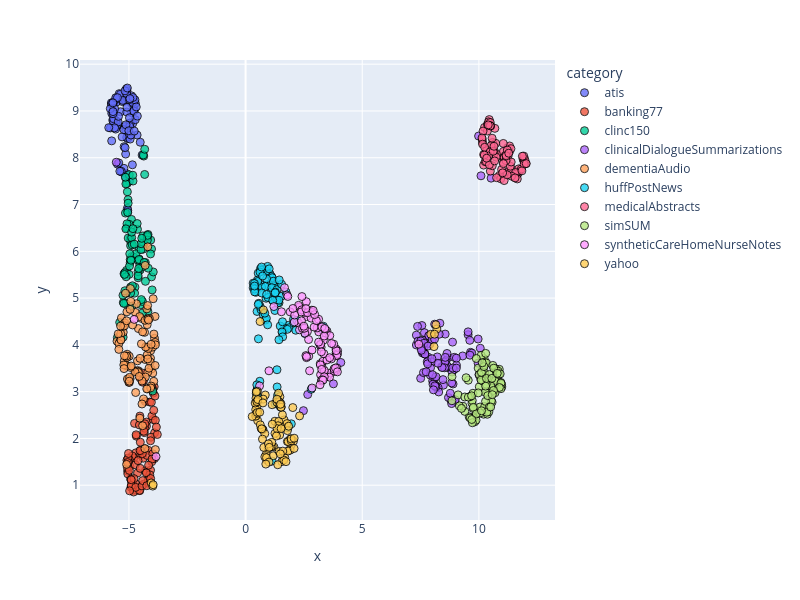

The notebook cell saved with this chart:
### Code cell
dimensionality_reduction_plots(file_paths="./outputsTest/*/mean_model_zero_shot_classification.csv")

### Figure 1 — Plotly figure (JSON) as saved in the notebook; plotly's stock layout.template omitted (floating-point values rounded to 4 significant figures)
{"data": [{"customdata": [["atis_199"], ["atis_12"], ["atis_115"], ["atis_276"], ["atis_188"], ["atis_137"], ["atis_177"], ["atis_106"], ["atis_100"], ["atis_267"], ["atis_112"], ["atis_126"], ["atis_120"], ["atis_239"], ["atis_101"], ["atis_153"], ["atis_13"], ["atis_101"], ["atis_136"], ["atis_212"], ["atis_230"], ["atis_112"], ["atis_122"], ["atis_156"], ["atis_232"], ["atis_3"], ["atis_171"], ["atis_187"], ["atis_151"], ["atis_10"], ["atis_154"], ["atis_425"], ["atis_185"], ["atis_25"], ["atis_148"], ["atis_134"], ["atis_188"], ["atis_193"], ["atis_129"], ["atis_109"], ["atis_180"], ["atis_275"], ["atis_124"], ["atis_10"], ["atis_210"], ["atis_118"], ["atis_206"], ["atis_138"], ["atis_15"], ["atis_227"], ["atis_13"], ["atis_218"], ["atis_20"], ["atis_150"], ["atis_110"], ["atis_164"], ["atis_116"], ["atis_152"], ["atis_132"], ["atis_144"], ["atis_128"], ["atis_117"], ["atis_217"], ["atis_17"], ["atis_168"], ["atis_15"], ["atis_10"], ["atis_100"], ["atis_130"], ["atis_111"], ["atis_150"], ["atis_544"], ["atis_145"], ["atis_108"], ["atis_270"], ["atis_209"], ["atis_118"], ["atis_117"], ["atis_304"], ["atis_128"], ["atis_101"], ["atis_210"], ["atis_204"], ["atis_157"], ["atis_11"], ["atis_268"], ["atis_116"], ["atis_148"], ["atis_112"], ["atis_198"], ["atis_125"], ["atis_0"], ["atis_128"], ["atis_129"], ["atis_199"], ["atis_105"], ["atis_257"], ["atis_108"], ["atis_153"], ["atis_11"]], "hovertemplate": "category=atis<br>x=%{x}<br>y=%{y}<br>doc_id=%{customdata[0]}<extra></extra>", "legendgroup": "atis", "marker": {"color": "#636efa", "line": {"color": "black", "width": 1}, "opacity": 0.8, "size": 8, "symbol": "circle"}, "mode": "markers", "name": "atis", "orientation": "v", "showlegend": true, "type": "scatter", "x": [-5.318, -4.761, -4.435, -5.75, -4.98, -4.806, -5.552, -4.884, -4.89, -4.9, -5.206, -5.415, -5.793, -4.649, -5.478, -5.14, -5.752, -5.262, -4.967, -5.143, -5.646, -5.107, -5.695, -4.783, -5.481, -4.852, -4.952, -5.056, -5.525, -5.367, -4.724, -5.564, -5.363, -5.085, -4.838, -5.692, -5.215, -5.092, -5.489, -5.065, -5.547, -5.109, -5.568, -5.669, -4.942, -5.657, -5.106, -5.736, -5.677, -5.14, -4.791, -5.163, -5.329, -4.781, -4.981, -4.967, -4.727, -5.545, -5.134, -5.39, -5.06, -5.462, -5.056, -5.258, -4.515, -5.615, -5.093, -5.447, -5.435, -4.948, -4.915, -5.082, -5.865, -5.291, -5.694, -5.216, -5.566, -5.126, -4.978, -5.614, -4.838, -5.679, -5.068, -5.739, -5.797, -5.168, -5.003, -4.639, -5.163, -5.068, -5.492, -5.688, -4.74, -4.771, -4.982, -4.827, -5.05, -5.682, -4.686, -4.958], "xaxis": "x", "y": [7.696, 9.017, 8.057, 9.146, 7.496, 9.1, 8.787, 8.963, 9.323, 9.171, 8.236, 9.37, 8.637, 8.486, 9.232, 8.079, 9.173, 9.198, 8.736, 9.222, 8.932, 7.662, 9.005, 9.223, 8.702, 7.849, 8.705, 9.249, 8.661, 9.355, 9.162, 8.792, 8.982, 9.429, 8.734, 8.805, 7.773, 8.977, 7.863, 9.33, 9.184, 9.472, 8.613, 8.774, 8.745, 8.834, 9.375, 8.947, 9.156, 7.582, 8.999, 8.666, 7.711, 9.219, 8.466, 8.669, 8.814, 9.254, 8.578, 7.711, 6.836, 8.765, 8.408, 9.224, 8.332, 8.64, 8.433, 8.885, 7.89, 8.398, 8.485, 9.08, 8.644, 8.446, 9.18, 8.6, 9.283, 8.705, 8.854, 9.049, 9.181, 8.942, 6.917, 8.361, 9.049, 9.43, 8.577, 8.89, 8.215, 9.491, 9.285, 9.173, 9.238, 8.57, 9.242, 9.288, 6.876, 8.986, 9.086, 9.265], "yaxis": "y"}, {"customdata": [["atis_303"], ["atis_171"], ["atis_196"], ["atis_294"], ["atis_199"], ["atis_146"], ["atis_243"], ["atis_116"], ["atis_119"], ["atis_297"], ["atis_275"], ["atis_159"], ["atis_299"], ["atis_245"], ["atis_146"], ["atis_194"], ["atis_143"], ["atis_170"], ["atis_15"], ["atis_283"], ["atis_234"], ["atis_220"], ["atis_222"], ["atis_211"], ["atis_410"], ["atis_343"], ["atis_196"], ["atis_252"], ["atis_166"], ["atis_271"], ["atis_223"], ["atis_475"], ["atis_216"], ["atis_289"], ["atis_15"], ["atis_15"], ["atis_239"], ["atis_372"], ["atis_185"], ["atis_22"], ["atis_236"], ["atis_276"], ["atis_130"], ["atis_133"], ["atis_249"], ["atis_155"], ["atis_249"], ["atis_176"], ["atis_249"], ["atis_257"], ["atis_168"], ["atis_290"], ["atis_27"], ["atis_200"], ["atis_215"], ["atis_18"], ["atis_146"], ["atis_158"], ["atis_151"], ["atis_189"], ["atis_225"], ["atis_233"], ["atis_255"], ["atis_239"], ["atis_221"], ["atis_161"], ["atis_126"], ["atis_148"], ["atis_154"], ["atis_118"], ["atis_297"], ["atis_586"], ["atis_195"], ["atis_128"], ["atis_303"], ["atis_305"], ["atis_283"], ["atis_169"], ["atis_314"], ["atis_196"], ["atis_246"], ["atis_259"], ["atis_271"], ["atis_182"], ["atis_380"], ["atis_330"], ["atis_173"], ["atis_383"], ["atis_359"], ["atis_334"], ["atis_136"], ["atis_134"], ["atis_158"], ["atis_144"], ["atis_216"], ["atis_208"], ["atis_271"], ["atis_166"], ["atis_211"], ["atis_24"]], "hovertemplate": "category=banking77<br>x=%{x}<br>y=%{y}<br>doc_id=%{customdata[0]}<extra></extra>", "legendgroup": "banking77", "marker": {"color": "#EF553B", "line": {"color": "black", "width": 1}, "opacity": 0.8, "size": 8, "symbol": "circle"}, "mode": "markers", "name": "banking77", "orientation": "v", "showlegend": true, "type": "scatter", "x": [-4.803, -4.958, -4.701, -4.292, -4.726, -5.055, -4.247, -4.308, -4.926, -4.497, -4.691, -4.168, -5.048, -4.912, -4.681, -5.067, -4.889, -4.342, -4.386, -4.3, -4.797, -4.758, -4.79, -4.365, -4.529, -4.729, -4.107, -5.085, -3.906, -4.982, -3.965, -4.219, -3.978, -4.25, -4.629, -4.016, -4.536, -4.708, -4.523, -3.936, -4.855, -4.984, -4.669, -4.232, -4.798, -4.516, -3.901, -4.051, -5.038, -4.155, -3.917, -4.322, -5.018, -4.61, -4.419, -4.503, -3.867, -4.021, -4.038, -3.782, -3.956, -4.905, -4.074, -4.011, -4.481, -3.886, -4.896, -4.897, 0.9096, -3.989, -4.359, -4.551, -4.183, -5.004, -4.426, -4.073, -4.546, -4.781, -4.105, -4.525, -4.365, -5.042, -4.905, -5.018, -4.71, -4.429, -4.009, -4.259, -4.175, -4.691, -4.44, -4.97, -4.158, -4.407, -4.317, -5.06, -4.069, -3.823, -4.512, -4.235], "xaxis": "x", "y": [1.002, 1.399, 1.691, 1.309, 3.444, 1.302, 2.35, 1.776, 1.139, 1.642, 0.9334, 1.745, 1.243, 0.9551, 2.048, 1.38, 1.135, 2.124, 1.577, 2.79, 0.8902, 2.322, 1.583, 1.023, 2.478, 1.437, 2.777, 1.535, 1.569, 1.317, 2.406, 1.637, 1.671, 2.261, 1.261, 2.478, 0.8838, 1.028, 3.294, 2.602, 1.625, 1.549, 0.8953, 1.271, 0.8548, 1.36, 2.119, 2.026, 1.493, 1.145, 3.105, 2.218, 1.506, 1.526, 3.203, 1.746, 2.386, 1.503, 2.773, 2.084, 2.969, 1.102, 1.95, 1.558, 1.731, 2.906, 0.9837, 0.9941, 1.54, 3.068, 2.153, 2.289, 1.044, 3.199, 1.675, 1.321, 0.8889, 1.141, 1.222, 1.739, 3.243, 1.578, 1.117, 1.678, 0.9536, 3.399, 3.052, 1.263, 1.105, 2.077, 0.9849, 0.8797, 1.427, 1.098, 2.312, 1.484, 1.143, 2.242, 1.92, 0.9893], "yaxis": "y"}, {"customdata": [["atis_356"], ["atis_200"], ["atis_317"], ["atis_361"], ["atis_220"], ["atis_246"], ["atis_305"], ["atis_122"], ["atis_220"], ["atis_520"], ["atis_297"], ["atis_181"], ["atis_309"], ["atis_378"], ["atis_247"], ["atis_234"], ["atis_189"], ["atis_226"], ["atis_156"], ["atis_34"], ["atis_253"], ["atis_299"], ["atis_290"], ["atis_252"], ["atis_418"], ["atis_360"], ["atis_256"], ["atis_320"], ["atis_315"], ["atis_28"], ["atis_249"], ["atis_559"], ["atis_251"], ["atis_297"], ["atis_305"], ["atis_20"], ["atis_426"], ["atis_376"], ["atis_233"], ["atis_220"], ["atis_256"], ["atis_279"], ["atis_164"], ["atis_298"], ["atis_270"], ["atis_185"], ["atis_251"], ["atis_280"], ["atis_368"], ["atis_265"], ["atis_201"], ["atis_436"], ["atis_337"], ["atis_273"], ["atis_394"], ["atis_220"], ["atis_32"], ["atis_18"], ["atis_242"], ["atis_229"], ["atis_292"], ["atis_261"], ["atis_317"], ["atis_274"], ["atis_277"], ["atis_207"], ["atis_141"], ["atis_268"], ["atis_165"], ["atis_191"], ["atis_318"], ["atis_642"], ["atis_369"], ["atis_155"], ["atis_347"], ["atis_344"], ["atis_487"], ["atis_174"], ["atis_321"], ["atis_230"], ["atis_274"], ["atis_372"], ["atis_282"], ["atis_2"], ["atis_405"], ["atis_349"], ["atis_209"], ["atis_395"], ["atis_389"], ["atis_389"], ["atis_258"], ["atis_200"], ["atis_197"], ["atis_239"], ["atis_230"], ["atis_240"], ["atis_325"], ["atis_223"], ["atis_286"], ["atis_259"]], "hovertemplate": "category=clinc150<br>x=%{x}<br>y=%{y}<br>doc_id=%{customdata[0]}<extra></extra>", "legendgroup": "clinc150", "marker": {"color": "#00cc96", "line": {"color": "black", "width": 1}, "opacity": 0.8, "size": 8, "symbol": "circle"}, "mode": "markers", "name": "clinc150", "orientation": "v", "showlegend": true, "type": "scatter", "x": [-4.944, -5.067, -5.238, -4.742, -5.077, -4.233, -4.559, -4.032, -5.038, -4.943, -4.757, -4.607, -5.149, -5.13, -5.104, 1.434, -4.825, -4.375, -4.925, -4.188, -4.031, -5.09, -4.89, -4.382, -4.522, -4.991, -5.138, -4.402, -4.874, -4.928, -5.083, -4.535, -4.797, -4.928, -4.562, -4.608, -4.608, -4.182, -4.394, -4.697, -4.482, -4.067, -5.033, -4.633, -3.957, -5.396, -4.489, -4.291, -4.859, -4.21, -4.297, -4.208, -4.364, -5.114, -5.21, -5.255, -4.985, -5.131, -5.031, -4.945, -5.22, -4.881, -5.178, -4.882, -3.98, -4.479, -4.927, -4.419, -4.387, -4.992, -5.052, -4.647, -4.849, -4.974, -4.201, -4.172, -4.87, -5.119, -4.005, -4.566, -4.45, -4.83, -4.324, -4.772, -4.835, -5.496, -4.468, -5.173, -4.326, -4.413, -4.35, -5.188, -4.604, -4.58, -5.151, -4.425, -4.074, -4.963, -5.249, -4.912], "xaxis": "x", "y": [5.764, 7.272, 4.908, 5.234, 7.449, 6.339, 5.835, 5.454, 7.105, 6.273, 5.105, 5.434, 6.817, 7.44, 5.592, 4.899, 7.502, 6.14, 6.206, 4.717, 6.05, 6.499, 6.681, 6.186, 5.599, 6.577, 4.882, 6.329, 5.889, 5.107, 6.588, 5.727, 5.88, 6.12, 6.043, 5.564, 5.811, 6.36, 6.046, 5.948, 6.036, 6.239, 7.029, 6.469, 5.558, 4.48, 4.86, 5.358, 6.139, 6.306, 5.761, 6.24, 8.036, 5.102, 5.52, 5.059, 7.637, 6.48, 6.283, 5.824, 4.887, 6.292, 5.542, 6.409, 3.012, 6.162, 5.236, 4.927, 8.058, 5.507, 6.831, 6.593, 5.263, 5.684, 6.341, 5.639, 4.829, 5.455, 5.174, 5.825, 6.278, 6.484, 8.181, 6.153, 7.626, 4.157, 4.967, 5.156, 7.643, 5.674, 5.76, 5.505, 5.476, 5.633, 7.583, 4.68, 5.943, 5.946, 4.165, 5.809], "yaxis": "y"}, {"customdata": [["atis_36"], ["atis_223"], ["atis_421"], ["atis_394"], ["atis_24"], ["atis_385"], ["atis_316"], ["atis_187"], ["atis_313"], ["atis_547"], ["atis_337"], ["atis_227"], ["atis_324"], ["atis_463"], ["atis_361"], ["atis_294"], ["atis_206"], ["atis_28"], ["atis_239"], ["atis_39"], ["atis_261"], ["atis_313"], ["atis_457"], ["atis_360"], ["atis_453"], ["atis_398"], ["atis_430"], ["atis_324"], ["atis_357"], ["atis_335"], ["atis_269"], ["atis_562"], ["atis_26"], ["atis_409"], ["atis_32"], ["atis_241"], ["atis_488"], ["atis_407"], ["atis_447"], ["atis_235"], ["atis_292"], ["atis_303"], ["atis_252"], ["atis_347"], ["atis_386"], ["atis_325"], ["atis_311"], ["atis_437"], ["atis_417"], ["atis_356"], ["atis_210"], ["atis_455"], ["atis_404"], ["atis_336"], ["atis_396"], ["atis_239"], ["atis_42"], ["atis_379"], ["atis_38"], ["atis_317"], ["atis_338"], ["atis_304"], ["atis_454"], ["atis_300"], ["atis_304"], ["atis_254"], ["atis_237"], ["atis_345"], ["atis_188"], ["atis_246"], ["atis_389"], ["atis_645"], ["atis_407"], ["atis_21"], ["atis_355"], ["atis_367"], ["atis_488"], ["atis_318"], ["atis_334"], ["atis_276"], ["atis_427"], ["atis_412"], ["atis_302"], ["atis_27"], ["atis_441"], ["atis_397"], ["atis_276"], ["atis_468"], ["atis_430"], ["atis_398"], ["atis_310"], ["atis_213"], ["atis_224"], ["atis_381"], ["atis_237"], ["atis_288"], ["atis_338"], ["atis_326"], ["atis_300"], ["atis_337"]], "hovertemplate": "category=clinicalDialogueSummarizations<br>x=%{x}<br>y=%{y}<br>doc_id=%{customdata[0]}<extra></extra>", "legendgroup": "clinicalDialogueSummarizations", "marker": {"color": "#ab63fa", "line": {"color": "black", "width": 1}, "opacity": 0.8, "size": 8, "symbol": "circle"}, "mode": "markers", "name": "clinicalDialogueSummarizations", "orientation": "v", "showlegend": true, "type": "scatter", "x": [9.304, 10.06, 8.672, 9.04, 9.965, 7.64, 8.019, 8.686, 4.083, 7.557, 7.504, 7.32, 8.794, 8.159, 8.97, 8.633, 7.619, 8.942, 8.871, 7.371, 7.908, 7.819, 7.842, 8.48, 7.666, 8.651, 7.599, 7.625, 9.64, 7.581, 8.985, 8.527, 8.329, 8.402, 8.585, 8.695, 7.853, 7.681, 8.092, 8.461, 10.52, 8.83, 7.32, 8.54, 8.251, 2.663, 7.583, 10.09, 9.538, 7.979, 7.683, 9.61, 8.893, 3.801, 9.698, 8.835, 7.391, 8.558, 9.035, 7.51, 9.967, 8.278, 8.102, 7.998, 8.528, 3.765, 7.926, 8.554, 7.785, 7.922, 8.031, 8.157, 7.651, 8.933, 8.422, 8.112, 7.821, 9.987, 9.617, 8.216, 9.538, 7.533, 7.805, 8.848, 2.48, -5.543, 8.774, 8.1, 7.534, 8.051, 8.246, 8.299, 7.986, 8.879, 8.16, 8.104, 9.033, 10.0, 7.74, 8.008], "xaxis": "x", "y": [3.763, 3.928, 3.726, 3.562, 3.609, 3.826, 3.227, 3.512, 3.624, 4.414, 3.284, 4.208, 2.828, 3.124, 2.794, 3.816, 3.929, 3.734, 4.059, 4.394, 4.019, 3.737, 4.194, 3.138, 4.261, 3.546, 4.099, 3.407, 3.84, 3.827, 2.827, 3.596, 4.463, 3.533, 3.66, 2.874, 4.195, 3.805, 3.171, 3.257, 7.564, 2.745, 3.998, 3.63, 3.086, 2.939, 3.859, 7.614, 4.217, 3.636, 3.805, 4.097, 3.164, 3.462, 3.824, 3.186, 4.079, 3.732, 3.717, 4.085, 4.125, 2.994, 3.293, 4.108, 3.511, 3.167, 3.509, 4.23, 3.637, 3.352, 3.159, 3.103, 4.035, 3.472, 3.515, 3.123, 3.974, 8.464, 3.78, 3.742, 4.278, 3.924, 3.595, 3.42, 2.594, 7.904, 2.966, 4.124, 3.884, 3.039, 3.607, 4.228, 3.704, 3.505, 3.318, 4.442, 3.503, 3.363, 3.423, 3.363], "yaxis": "y"}, {"customdata": [["atis_405"], ["atis_232"], ["atis_424"], ["atis_402"], ["atis_364"], ["atis_416"], ["atis_365"], ["atis_288"], ["atis_316"], ["atis_553"], ["atis_403"], ["atis_380"], ["atis_329"], ["atis_488"], ["atis_364"], ["atis_386"], ["atis_284"], ["atis_280"], ["atis_392"], ["atis_428"], ["atis_447"], ["atis_441"], ["atis_474"], ["atis_510"], ["atis_467"], ["atis_512"], ["atis_44"], ["atis_338"], ["atis_537"], ["atis_405"], ["atis_325"], ["atis_57"], ["atis_298"], ["atis_455"], ["atis_424"], ["atis_473"], ["atis_514"], ["atis_448"], ["atis_46"], ["atis_280"], ["atis_420"], ["atis_316"], ["atis_352"], ["atis_479"], ["atis_397"], ["atis_391"], ["atis_456"], ["atis_525"], ["atis_554"], ["atis_383"], ["atis_32"], ["atis_513"], ["atis_407"], ["atis_348"], ["atis_428"], ["atis_244"], ["atis_490"], ["atis_41"], ["atis_525"], ["atis_523"], ["atis_351"], ["atis_334"], ["atis_464"], ["atis_421"], ["atis_320"], ["atis_278"], ["atis_386"], ["atis_351"], ["atis_228"], ["atis_289"], ["atis_563"], ["atis_646"], ["atis_451"], ["atis_381"], ["atis_368"], ["atis_400"], ["atis_526"], ["atis_360"], ["atis_401"], ["atis_478"], ["atis_469"], ["atis_422"], ["atis_353"], ["atis_279"], ["atis_467"], ["atis_503"], ["atis_285"], ["atis_469"], ["atis_465"], ["atis_494"], ["atis_516"], ["atis_264"], ["atis_243"], ["atis_392"], ["atis_250"], ["atis_325"], ["atis_454"], ["atis_403"], ["atis_34"], ["atis_388"]], "hovertemplate": "category=dementiaAudio<br>x=%{x}<br>y=%{y}<br>doc_id=%{customdata[0]}<extra></extra>", "legendgroup": "dementiaAudio", "marker": {"color": "#FFA15A", "line": {"color": "black", "width": 1}, "opacity": 0.8, "size": 8, "symbol": "circle"}, "mode": "markers", "name": "dementiaAudio", "orientation": "v", "showlegend": true, "type": "scatter", "x": [-3.881, -4.073, -4.721, -5.39, -4.045, -4.599, -5.51, -5.322, -4.948, -5.244, -5.099, -5.362, -5.243, -4.533, -4.644, -5.349, -4.193, -4.312, -4.086, -5.2, -4.218, -4.595, -5.101, -4.33, -4.071, -4.212, -5.429, -4.979, -3.961, -4.219, -5.011, -3.904, -5.085, -3.935, -4.123, -4.634, -5.065, -4.937, -4.711, -4.593, -3.98, -4.192, -4.167, -3.978, -4.285, -4.051, -4.233, -4.843, -4.741, -4.195, -4.139, -5.077, -5.34, -3.87, -4.375, -4.415, -4.414, -4.314, -4.937, -5.147, -4.968, -3.864, -4.441, -5.144, -5.182, -5.186, -4.904, -4.465, -4.985, -4.294, -5.219, -4.476, -4.068, -4.235, -4.436, -4.54, -3.931, -3.866, -4.676, -4.919, -4.312, -4.187, -4.526, -4.949, -3.877, -4.192, -4.56, -4.304, -4.987, -5.209, -4.162, -5.079, -5.104, -4.049, -5.431, -5.458, -4.198, -5.1, -5.358, -5.193], "xaxis": "x", "y": [4.607, 3.712, 4.694, 4.168, 3.48, 3.448, 4.078, 4.576, 3.273, 4.27, 3.552, 4.108, 4.394, 2.432, 3.44, 4.236, 3.061, 3.689, 3.634, 3.653, 4.431, 4.349, 1.445, 4.268, 3.876, 3.951, 4.03, 3.198, 4.986, 3.783, 3.267, 4.14, 4.706, 3.22, 4.565, 3.659, 3.271, 5.204, 2.982, 3.411, 3.953, 3.7, 3.921, 3.397, 3.954, 3.12, 4.768, 4.426, 3.423, 3.414, 3.501, 3.8, 4.106, 4.052, 2.844, 4.278, 2.271, 1.783, 3.517, 5.103, 3.306, 4.001, 2.736, 3.568, 4.469, 4.409, 3.548, 4.022, 3.224, 3.313, 3.572, 4.568, 3.079, 3.059, 3.227, 4.605, 4.231, 1.762, 4.88, 4.93, 4.524, 4.554, 3.712, 4.759, 3.56, 6.097, 3.325, 5.699, 3.757, 3.492, 4.53, 3.731, 3.762, 4.012, 3.903, 4.235, 4.841, 4.515, 4.401, 3.766], "yaxis": "y"}, {"customdata": [["atis_434"], ["atis_29"], ["atis_510"], ["atis_407"], ["atis_392"], ["atis_641"], ["atis_455"], ["atis_305"], ["atis_432"], ["atis_578"], ["atis_413"], ["atis_46"], ["atis_34"], ["atis_52"], ["atis_368"], ["atis_445"], ["atis_345"], ["atis_338"], ["atis_487"], ["atis_438"], ["atis_493"], ["atis_493"], ["atis_486"], ["atis_523"], ["atis_620"], ["atis_518"], ["atis_443"], ["atis_541"], ["atis_612"], ["atis_460"], ["atis_392"], ["atis_587"], ["atis_307"], ["atis_482"], ["atis_466"], ["atis_504"], ["atis_54"], ["atis_478"], ["atis_481"], ["atis_338"], ["atis_443"], ["atis_323"], ["atis_388"], ["atis_533"], ["atis_505"], ["atis_543"], ["atis_50"], ["atis_547"], ["atis_577"], ["atis_405"], ["atis_356"], ["atis_538"], ["atis_408"], ["atis_392"], ["atis_490"], ["atis_374"], ["atis_543"], ["atis_422"], ["atis_577"], ["atis_529"], ["atis_410"], ["atis_424"], ["atis_470"], ["atis_471"], ["atis_382"], ["atis_335"], ["atis_458"], ["atis_410"], ["atis_258"], ["atis_293"], ["atis_567"], ["atis_692"], ["atis_475"], ["atis_384"], ["atis_375"], ["atis_607"], ["atis_538"], ["atis_399"], ["atis_48"], ["atis_546"], ["atis_495"], ["atis_462"], ["atis_507"], ["atis_425"], ["atis_552"], ["atis_524"], ["atis_360"], ["atis_545"], ["atis_472"], ["atis_511"], ["atis_602"], ["atis_294"], ["atis_369"], ["atis_469"], ["atis_327"], ["atis_389"], ["atis_476"], ["atis_443"], ["atis_350"], ["atis_391"]], "hovertemplate": "category=huffPostNews<br>x=%{x}<br>y=%{y}<br>doc_id=%{customdata[0]}<extra></extra>", "legendgroup": "huffPostNews", "marker": {"color": "#19d3f3", "line": {"color": "black", "width": 1}, "opacity": 0.8, "size": 8, "symbol": "circle"}, "mode": "markers", "name": "huffPostNews", "orientation": "v", "showlegend": true, "type": "scatter", "x": [0.4028, 0.655, 0.7688, 1.52, 0.7626, 1.381, 1.048, 0.9077, 1.83, 1.155, 0.4484, 0.4392, 1.335, 1.654, 0.492, 0.5183, 0.5508, 1.087, 1.109, 1.381, 0.8785, 2.557, 0.6377, 1.874, 1.82, 1.582, 1.262, 0.6822, 1.96, 1.095, 0.6608, 1.142, 1.137, 2.429, 1.345, 2.05, 1.732, 0.6108, 1.485, 2.814, 2.062, 0.9638, 0.4582, 3.332, 0.5099, 0.5206, 1.285, 1.2, 1.185, 0.3251, 0.7544, 1.258, 0.3778, 0.8486, 1.124, 0.5398, 0.4861, 1.35, 1.789, 0.6936, 1.583, 1.429, 0.8872, 0.6696, 0.945, 0.8582, 0.629, 1.559, 1.59, 0.902, 1.482, 0.3247, 1.542, 0.6175, 2.15, 0.8921, 1.28, 0.8981, 0.4819, 2.201, 0.4827, 1.443, 0.57, 1.011, 1.265, 1.352, 1.442, 1.165, 0.7289, 0.3846, 0.543, 0.6843, 0.9465, 1.429, 0.3879, 0.3808, 1.371, 3.292, 0.8244, 0.5065], "xaxis": "x", "y": [5.261, 5.286, 5.599, 5.036, 4.697, 4.897, 5.516, 5.277, 4.417, 4.956, 5.124, 5.274, 4.965, 4.356, 4.714, 5.322, 4.129, 5.323, 5.463, 2.837, 4.996, 4.24, 5.627, 4.367, 2.228, 4.277, 2.741, 5.235, 2.312, 5.124, 4.751, 5.435, 1.515, 4.369, 3.468, 4.543, 5.131, 3.222, 4.403, 3.05, 4.471, 5.013, 2.956, 4.399, 5.387, 5.355, 5.248, 5.257, 5.361, 5.319, 4.649, 4.735, 5.312, 5.248, 5.223, 5.534, 3.035, 5.182, 4.332, 5.108, 4.493, 4.954, 5.577, 5.596, 5.678, 4.531, 4.818, 4.275, 4.172, 5.076, 2.68, 5.219, 5.296, 5.556, 4.313, 4.565, 5.127, 5.413, 3.016, 4.526, 3.145, 2.231, 4.889, 5.625, 5.113, 3.101, 5.388, 4.95, 5.472, 5.193, 4.866, 5.664, 4.429, 4.109, 5.133, 5.258, 2.923, 4.311, 4.677, 2.907], "yaxis": "y"}, {"customdata": [["atis_436"], ["atis_387"], ["atis_524"], ["atis_469"], ["atis_441"], ["atis_643"], ["atis_493"], ["atis_372"], ["atis_446"], ["atis_636"], ["atis_514"], ["atis_614"], ["atis_364"], ["atis_582"], ["atis_459"], ["atis_454"], ["atis_622"], ["atis_382"], ["atis_488"], ["atis_487"], ["atis_609"], ["atis_524"], ["atis_539"], ["atis_647"], ["atis_655"], ["atis_605"], ["atis_455"], ["atis_58"], ["atis_658"], ["atis_521"], ["atis_422"], ["atis_599"], ["atis_426"], ["atis_531"], ["atis_470"], ["atis_545"], ["atis_597"], ["atis_498"], ["atis_535"], ["atis_396"], ["atis_502"], ["atis_389"], ["atis_475"], ["atis_580"], ["atis_52"], ["atis_593"], ["atis_656"], ["atis_574"], ["atis_630"], ["atis_439"], ["atis_415"], ["atis_660"], ["atis_479"], ["atis_537"], ["atis_512"], ["atis_379"], ["atis_618"], ["atis_482"], ["atis_673"], ["atis_573"], ["atis_426"], ["atis_483"], ["atis_479"], ["atis_530"], ["atis_413"], ["atis_40"], ["atis_586"], ["atis_551"], ["atis_356"], ["atis_378"], ["atis_586"], ["atis_694"], ["atis_483"], ["atis_568"], ["atis_395"], ["atis_621"], ["atis_57"], ["atis_536"], ["atis_558"], ["atis_599"], ["atis_521"], ["atis_478"], ["atis_595"], ["atis_540"], ["atis_6"], ["atis_531"], ["atis_385"], ["atis_581"], ["atis_603"], ["atis_517"], ["atis_614"], ["atis_384"], ["atis_48"], ["atis_495"], ["atis_410"], ["atis_489"], ["atis_522"], ["atis_491"], ["atis_527"], ["atis_439"]], "hovertemplate": "category=medicalAbstracts<br>x=%{x}<br>y=%{y}<br>doc_id=%{customdata[0]}<extra></extra>", "legendgroup": "medicalAbstracts", "marker": {"color": "#FF6692", "line": {"color": "black", "width": 1}, "opacity": 0.8, "size": 8, "symbol": "circle"}, "mode": "markers", "name": "medicalAbstracts", "orientation": "v", "showlegend": true, "type": "scatter", "x": [10.37, 10.2, 11.68, 11.23, 11.89, 11.21, 10.68, 12.01, 11.31, 10.24, 10.36, 11.28, 10.15, 10.61, 10.27, 11.39, 11.63, 11.32, 11.97, 11.05, 10.67, 10.51, 10.49, 10.37, 10.3, 10.32, 11.35, 11.03, 10.37, 11.21, 11.74, 11.92, 11.71, 10.2, 10.44, 10.37, 10.8, 11.05, 10.41, 11.06, 11.25, 10.59, 10.41, 11.59, 11.82, 10.49, 10.88, 11.08, 10.72, 11.38, 10.57, 10.18, 10.94, 10.14, 11.98, 10.65, 11.08, 11.05, 10.52, 11.95, 11.53, 10.32, 11.57, 10.97, 11.97, 11.65, 11.94, 10.57, 11.92, 11.4, 11.37, 11.16, 10.49, 10.33, 11.16, 10.13, 10.45, 11.84, 10.16, 11.05, 10.49, 10.25, 10.74, 10.48, 10.42, 10.76, 11.22, 10.23, 11.21, 11.55, 11.86, 10.4, 11.17, 10.68, 10.34, 11.28, 11.02, 10.61, 10.65, 12.03], "xaxis": "x", "y": [8.696, 7.843, 7.663, 8.214, 7.973, 7.648, 8.628, 7.876, 8.126, 8.648, 8.122, 7.705, 8.333, 8.178, 7.916, 7.752, 7.672, 8.251, 7.893, 8.306, 8.126, 8.679, 7.714, 8.118, 8.027, 8.178, 7.819, 7.68, 8.714, 7.963, 7.719, 7.94, 7.762, 8.067, 8.816, 8.572, 8.067, 8.135, 8.737, 8.003, 8.027, 8.328, 8.767, 7.654, 7.759, 8.753, 7.622, 8.007, 8.309, 7.909, 7.829, 8.57, 7.55, 8.392, 7.876, 8.087, 7.512, 7.895, 8.257, 7.932, 7.583, 7.917, 7.684, 7.749, 7.966, 7.547, 7.861, 8.417, 8.035, 7.607, 8.194, 7.938, 8.683, 8.15, 8.059, 8.423, 7.851, 7.72, 8.291, 7.874, 8.682, 8.223, 8.011, 8.126, 8.038, 7.574, 8.163, 8.058, 7.635, 7.569, 8.032, 8.702, 8.04, 7.932, 7.99, 8.097, 7.677, 8.137, 8.245, 7.875], "yaxis": "y"}, {"customdata": [["atis_533"], ["atis_406"], ["atis_539"], ["atis_536"], ["atis_468"], ["atis_662"], ["atis_503"], ["atis_584"], ["atis_495"], ["atis_651"], ["atis_615"], ["atis_629"], ["atis_5"], ["atis_698"], ["atis_66"], ["atis_497"], ["atis_624"], ["atis_482"], ["atis_514"], ["atis_6"], ["atis_610"], ["atis_592"], ["atis_557"], ["atis_692"], ["atis_716"], ["atis_698"], ["atis_575"], ["atis_6"], ["atis_714"], ["atis_593"], ["atis_502"], ["atis_643"], ["atis_501"], ["atis_59"], ["atis_575"], ["atis_637"], ["atis_600"], ["atis_523"], ["atis_628"], ["atis_432"], ["atis_572"], ["atis_470"], ["atis_481"], ["atis_590"], ["atis_579"], ["atis_680"], ["atis_691"], ["atis_616"], ["atis_64"], ["atis_494"], ["atis_503"], ["atis_663"], ["atis_512"], ["atis_561"], ["atis_538"], ["atis_402"], ["atis_688"], ["atis_510"], ["atis_680"], ["atis_603"], ["atis_496"], ["atis_612"], ["atis_55"], ["atis_570"], ["atis_533"], ["atis_518"], ["atis_587"], ["atis_65"], ["atis_436"], ["atis_52"], ["atis_588"], ["atis_701"], ["atis_554"], ["atis_581"], ["atis_527"], ["atis_648"], ["atis_624"], ["atis_575"], ["atis_588"], ["atis_612"], ["atis_685"], ["atis_64"], ["atis_656"], ["atis_564"], ["atis_613"], ["atis_617"], ["atis_622"], ["atis_675"], ["atis_610"], ["atis_617"], ["atis_624"], ["atis_385"], ["atis_634"], ["atis_611"], ["atis_626"], ["atis_527"], ["atis_523"], ["atis_558"], ["atis_645"], ["atis_50"]], "hovertemplate": "category=simSUM<br>x=%{x}<br>y=%{y}<br>doc_id=%{customdata[0]}<extra></extra>", "legendgroup": "simSUM", "marker": {"color": "#B6E880", "line": {"color": "black", "width": 1}, "opacity": 0.8, "size": 8, "symbol": "circle"}, "mode": "markers", "name": "simSUM", "orientation": "v", "showlegend": true, "type": "scatter", "x": [10.17, 9.733, 10.57, 9.969, 9.584, 10.73, 9.397, 9.91, 10.08, 9.317, 8.844, 9.109, 10.8, 10.91, 10.51, 10.53, 9.744, 10.19, 10.09, 10.58, 9.704, 10.73, 9.163, 10.87, 10.2, 10.23, 10.56, 10.1, 10.36, 10.98, 10.23, 9.935, 10.29, 9.822, 10.94, 10.26, 10.36, 10.05, 9.543, 9.748, 10.36, 10.02, 9.716, 10.72, 10.17, 9.747, 10.24, 10.45, 9.619, 10.44, 10.67, 10.43, 10.33, 10.25, 10.69, 10.29, 9.878, 10.02, 9.253, 10.44, 10.97, 10.6, 10.7, 9.453, 10.95, 9.888, 10.34, 10.05, 9.395, 10.86, 10.95, 10.28, 10.88, 10.83, 9.625, 9.548, 10.51, 9.686, 10.63, 10.38, 9.76, 9.722, 10.64, 10.32, 10.29, 10.09, 8.848, 10.11, 10.22, 9.887, 10.14, 9.973, 10.51, 10.91, 9.693, 10.57, 10.32, 10.55, 10.79, 10.11], "xaxis": "x", "y": [3.498, 2.434, 2.774, 3.504, 2.461, 3.441, 2.578, 2.523, 3.274, 2.688, 2.805, 2.931, 3.245, 3.104, 2.989, 2.803, 2.965, 3.365, 3.384, 3.075, 2.752, 3.453, 2.697, 3.478, 2.518, 3.703, 3.008, 3.777, 2.517, 3.102, 3.571, 2.603, 3.818, 2.355, 3.197, 3.624, 2.984, 2.672, 3.245, 2.441, 3.263, 3.103, 2.81, 3.491, 3.229, 2.641, 3.4, 3.366, 2.89, 3.247, 3.001, 2.569, 3.612, 2.681, 2.977, 2.792, 2.389, 3.364, 2.641, 2.672, 3.156, 3.561, 3.224, 3.298, 3.182, 3.708, 2.56, 2.543, 2.886, 3.371, 3.063, 2.985, 3.089, 3.437, 2.437, 2.882, 3.123, 2.911, 3.026, 2.915, 2.664, 2.336, 3.502, 3.161, 3.118, 3.246, 3.32, 3.412, 3.534, 2.525, 3.617, 2.973, 2.672, 3.38, 2.405, 2.936, 3.283, 3.284, 3.39, 2.591], "yaxis": "y"}, {"customdata": [["atis_536"], ["atis_43"], ["atis_570"], ["atis_660"], ["atis_662"], ["atis_712"], ["atis_504"], ["atis_672"], ["atis_510"], ["atis_83"], ["atis_73"], ["atis_64"], ["atis_536"], ["atis_78"], ["atis_693"], ["atis_5"], ["atis_675"], ["atis_705"], ["atis_663"], ["atis_685"], ["atis_650"], ["atis_604"], ["atis_558"], ["atis_7"], ["atis_9"], ["atis_78"], ["atis_673"], ["atis_668"], ["atis_717"], ["atis_602"], ["atis_592"], ["atis_677"], ["atis_562"], ["atis_66"], ["atis_636"], ["atis_655"], ["atis_619"], ["atis_638"], ["atis_638"], ["atis_433"], ["atis_591"], ["atis_699"], ["atis_519"], ["atis_602"], ["atis_647"], ["atis_708"], ["atis_90"], ["atis_655"], ["atis_69"], ["atis_623"], ["atis_657"], ["atis_688"], ["atis_519"], ["atis_619"], ["atis_565"], ["atis_461"], ["atis_711"], ["atis_553"], ["atis_685"], ["atis_61"], ["atis_555"], ["atis_638"], ["atis_560"], ["atis_618"], ["atis_697"], ["atis_537"], ["atis_606"], ["atis_696"], ["atis_685"], ["atis_529"], ["atis_66"], ["atis_71"], ["atis_594"], ["atis_601"], ["atis_569"], ["atis_660"], ["atis_77"], ["atis_58"], ["atis_713"], ["atis_666"], ["atis_687"], ["atis_695"], ["atis_67"], ["atis_642"], ["atis_648"], ["atis_646"], ["atis_706"], ["atis_70"], ["atis_640"], ["atis_712"], ["atis_706"], ["atis_604"], ["atis_649"], ["atis_629"], ["atis_662"], ["atis_622"], ["atis_556"], ["atis_616"], ["atis_663"], ["atis_530"]], "hovertemplate": "category=syntheticCareHomeNurseNotes<br>x=%{x}<br>y=%{y}<br>doc_id=%{customdata[0]}<extra></extra>", "legendgroup": "syntheticCareHomeNurseNotes", "marker": {"color": "#FF97FF", "line": {"color": "black", "width": 1}, "opacity": 0.8, "size": 8, "symbol": "circle"}, "mode": "markers", "name": "syntheticCareHomeNurseNotes", "orientation": "v", "showlegend": true, "type": "scatter", "x": [3.488, 3.442, 2.301, 1.669, 3.198, 2.743, 3.376, 2.611, 2.65, -3.839, 1.002, 2.847, 1.771, 3.136, 2.615, 3.278, 2.534, 2.7, 3.881, 3.512, 2.709, 3.862, 0.599, 3.203, 3.912, 3.877, 3.947, 3.238, 3.214, 1.91, 3.19, 3.94, 2.604, 2.538, 3.912, 2.373, 3.316, 2.586, 2.286, 2.27, 3.416, 2.31, 3.675, 1.213, 2.439, 2.839, 2.088, 3.861, 3.065, 3.883, 3.489, 3.651, 3.778, 7.424, 3.333, 1.811, 2.41, 2.527, 2.389, 3.22, 2.938, 2.847, 3.25, 3.355, 3.378, 3.13, 3.686, 2.856, 2.81, 3.802, 3.61, 3.598, 3.131, 3.605, 2.655, 3.272, 1.536, 3.372, 2.416, 3.37, 3.791, 2.396, 3.204, 3.035, -4.774, 3.853, 2.616, 3.936, 3.248, 3.273, 3.322, 2.962, 2.103, 3.191, 2.587, 3.394, 2.898, 3.263, 2.498, 2.028], "xaxis": "x", "y": [4.296, 4.252, 4.811, 5.222, 4.376, 3.445, 3.413, 3.727, 4.285, 1.611, 3.445, 3.078, 5.066, 4.277, 4.604, 3.529, 4.692, 4.114, 3.834, 3.324, 3.76, 3.765, 3.122, 3.598, 3.508, 3.913, 3.873, 3.95, 3.363, 4.704, 3.997, 3.808, 4.923, 4.25, 3.775, 4.4, 3.649, 3.771, 4.459, 4.845, 4.321, 4.322, 3.699, 4.819, 4.352, 4.741, 4.49, 3.441, 4.362, 3.876, 3.678, 3.399, 4.014, 4.014, 4.097, 5.035, 4.749, 4.355, 4.703, 4.012, 4.38, 3.89, 3.23, 3.81, 3.45, 4.547, 4.029, 4.694, 4.571, 3.438, 4.198, 3.309, 4.058, 3.725, 4.688, 4.385, 4.708, 3.317, 5.033, 4.189, 3.487, 4.515, 3.571, 4.518, 4.544, 3.507, 3.748, 3.423, 3.852, 3.253, 3.247, 4.647, 4.637, 3.146, 4.776, 4.35, 4.736, 3.475, 4.398, 4.778], "yaxis": "y"}, {"customdata": [["atis_697"], ["atis_605"], ["atis_662"], ["atis_72"], ["atis_77"], ["atis_715"], ["atis_543"], ["atis_74"], ["atis_569"], ["atis_93"], ["atis_89"], ["atis_651"], ["atis_580"], ["atis_93"], ["atis_698"], ["atis_567"], ["atis_695"], ["atis_74"], ["atis_701"], ["atis_7"], ["atis_699"], ["atis_697"], ["atis_660"], ["atis_721"], ["atis_97"], ["atis_94"], ["atis_79"], ["atis_688"], ["atis_81"], ["atis_715"], ["atis_90"], ["atis_716"], ["atis_62"], ["atis_84"], ["atis_681"], ["atis_686"], ["atis_676"], ["atis_66"], ["atis_72"], ["atis_599"], ["atis_635"], ["atis_80"], ["atis_525"], ["atis_98"], ["atis_713"], ["atis_78"], ["atis_99"], ["atis_9"], ["atis_719"], ["atis_82"], ["atis_663"], ["atis_94"], ["atis_603"], ["atis_91"], ["atis_651"], ["atis_620"], ["atis_714"], ["atis_655"], ["atis_703"], ["atis_7"], ["atis_642"], ["atis_89"], ["atis_630"], ["atis_82"], ["atis_7"], ["atis_648"], ["atis_703"], ["atis_700"], ["atis_710"], ["atis_63"], ["atis_666"], ["atis_715"], ["atis_695"], ["atis_704"], ["atis_594"], ["atis_97"], ["atis_85"], ["atis_85"], ["atis_87"], ["atis_73"], ["atis_7"], ["atis_9"], ["atis_97"], ["atis_679"], ["atis_77"], ["atis_719"], ["atis_719"], ["atis_84"], ["atis_684"], ["atis_719"], ["atis_99"], ["atis_700"], ["atis_654"], ["atis_68"], ["atis_94"], ["atis_96"], ["atis_620"], ["atis_681"], ["atis_714"], ["atis_637"]], "hovertemplate": "category=yahoo<br>x=%{x}<br>y=%{y}<br>doc_id=%{customdata[0]}<extra></extra>", "legendgroup": "yahoo", "marker": {"color": "#FECB52", "line": {"color": "black", "width": 1}, "opacity": 0.8, "size": 8, "symbol": "circle"}, "mode": "markers", "name": "yahoo", "orientation": "v", "showlegend": true, "type": "scatter", "x": [0.8868, 1.185, 1.939, 0.5197, 1.651, 1.216, 0.5058, 1.142, 0.7244, 1.791, 1.922, 1.553, 1.138, 0.6666, 1.257, 0.7465, 0.7124, 1.461, 0.5012, 1.829, 0.5172, 0.4879, 2.024, 1.779, 0.8222, 0.4351, 0.4123, 1.91, 0.4457, -4.047, 1.403, 1.26, 0.4512, 1.68, 0.5062, 1.794, 1.344, 0.7243, 8.198, 1.523, 1.421, 8.157, 0.9715, 1.389, 0.7797, 7.935, -3.978, 0.622, 1.472, 1.353, -3.96, 1.82, 0.4333, 2.052, 0.4566, 1.087, 1.956, 0.8426, 0.826, 1.144, 1.436, 0.631, 0.7632, 1.957, 1.529, 0.8946, 1.414, 1.595, 0.4591, 0.7521, 1.006, 1.379, 2.078, 1.846, 0.2851, 2.314, 1.124, 1.443, 8.097, 0.4835, 1.322, 0.5019, 1.638, 0.5308, 0.9799, 2.082, 1.524, 1.578, 0.8668, 0.6055, 0.6914, 0.7431, 1.491, 1.516, 1.731, 1.015, 1.517, 1.343, 8.075, 1.495], "xaxis": "x", "y": [1.665, 1.63, 1.847, 2.564, 2.395, 1.818, 3.007, 1.831, 2.193, 1.936, 1.99, 1.505, 2.721, 2.216, 2.368, 2.189, 2.204, 2.073, 2.766, 1.931, 2.38, 2.682, 2.66, 2.318, 2.101, 2.616, 2.756, 1.749, 2.86, 1.049, 2.771, 2.108, 2.487, 1.589, 2.801, 2.167, 2.772, 1.985, 4.339, 2.24, 2.364, 4.43, 1.786, 2.271, 1.808, 4.227, 0.9808, 4.499, 2.891, 2.209, 1.011, 1.731, 2.474, 1.94, 2.53, 1.82, 1.95, 2.928, 1.606, 2.304, 1.721, 2.291, 4.747, 1.99, 2.67, 1.59, 2.967, 1.728, 2.995, 2.84, 1.494, 1.437, 1.785, 2.261, 2.467, 2.482, 1.916, 2.782, 4.228, 2.784, 2.052, 2.554, 1.539, 2.831, 1.884, 2.005, 2.21, 2.505, 1.451, 2.56, 2.204, 2.759, 1.67, 2.742, 1.503, 1.81, 2.666, 2.839, 3.962, 2.729], "yaxis": "y"}], "layout": {"height": 600, "legend": {"title": {"text": "category"}, "tracegroupgap": 0}, "margin": {"t": 60}, "width": 800, "xaxis": {"anchor": "y", "domain": [0, 1], "title": {"text": "x"}}, "yaxis": {"anchor": "x", "domain": [0, 1], "title": {"text": "y"}}}}
